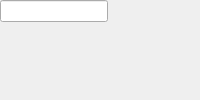
<?xml version="1.0" encoding="UTF-8"?>
<ui version="4.0">
 <class>MainWindow</class>
 <widget class="QMainWindow" name="MainWindow">
  <property name="windowTitle"><string>Info Block</string></property>
  <widget class="QWidget" name="centralwidget">
   <!-- NOTE: this is a simplified structural mirror of the generated
        <module>_ui.py, not a full round-trip Designer file. Regenerate
        both from the same spec if you need to edit layout by hand. -->
       <widget class="QLabel" name="label_info">
     <property name="text"><string>Info:</string></property>
    </widget>
       <widget class="QLineEdit" name="info"/>
  </widget>
 </widget>
 <resources/>
 <connections/>
</ui>
